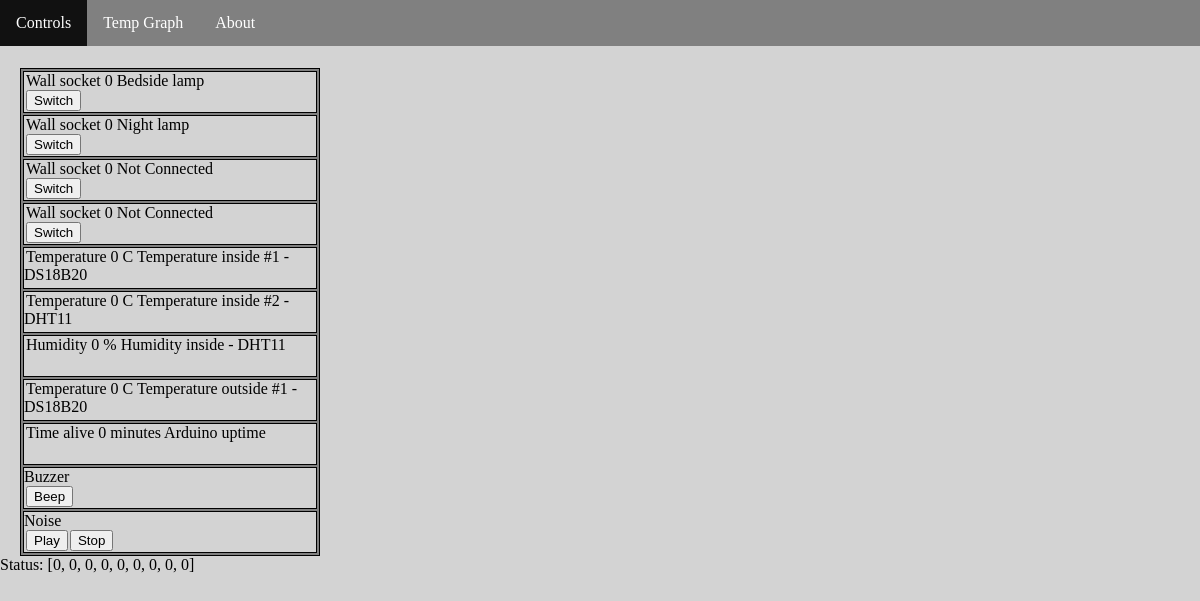
The page / on the database its author committed.
### tables this page shows
CREATE TABLE device (
                id INTEGER PRIMARY KEY ASC,
                name TEXT NOT NULL,
                unit TEXT,
                switchable BOOL NOT NULL,
                description TEXT
                );

### main.py (the view)
@app.route('/', methods=['GET', 'POST'])
def index():
    devices = read_devices_info()
    status = talk_to_ard(usbPort,b'6\n')
    if status == 1:
        print("Arduino not connected")
        status = [0]*9
    for device in devices:
        device['status'] = status[device['id']-1]
    print(devices)
    flash('Status: {}'.format(status))
    return render_template('index.html',devices = devices)

### inout.py (called while the page is built, shortened)
def talk_to_ard(usbPort, dataToSend):
    if os.path.exists(usbPort):
        ser = serial.Serial(
           port=usbPort,
           baudrate = 9600,
           parity=serial.PARITY_NONE,
           stopbits=serial.STOPBITS_ONE,
           bytesize=serial.EIGHTBITS,
           timeout=1)
    else:
        return(1)

### main.py (called while the page is built)
def get_db():
    if not g.get('db'):
        con = sqlite3.connect(app.config['DATABASE'])
        con.row_factory = sqlite3.Row
        g.db = con
    return g.db

def read_devices_info():
    cur = get_db().cursor()
    sqlQuery = "SELECT * FROM device;"
    cur.execute(sqlQuery)
    results = cur.fetchall()
    devices = []
    for row in results:
        devices.append(dict((cur.description[idx][0], value)
                for idx, value in enumerate(row)))
    return devices

### templates/index.html (shortened to what this page needs)
{% extends "skeleton.html" %}
{% block content %}
        <div id="mainbox">
        {% for device in devices %}
        {% if device['switchable'] == 'true' %}
        <div class="device_box">
        <div class="device_info">{{ device['name'] }} {{ device['status'] }} {{ device['description'] }}
        <form action="/switch" method="POST">
        <button class="device_button" type="submit">Switch</button>
        </form>
        </div>
        </div>
        {% else %}
        <div class="device_box">
        <div class="device_info">{{ device['name'] }} {{ device['status'] }} {{ device['unit'] }} {{ device['description'] }}
        </div>
        </div>
        {% endif %}
        {% endfor %}
        <div class="device_box">
        Buzzer
        <form action="/beep" method="POST">
        <button class="device_button" type="submit">Beep</button>
        </form>
        </div>
        <div class="device_box">
        Noise
        <form action="/playnoise" method="POST">
        <button class="device_button" type="submit">Play</button>
        </form>
        <form action="/stopnoise" method="POST">
        <button class="device_button" type="submit">Stop</button>
        </form>
        </div>
        </div>
        {% for message in get_flashed_messages() %}
        {{ message }}</br>
        {% endfor %}
{% endblock %}

### templates/skeleton.html (shortened to what this page needs)
<!DOCTYPE html>
<html>
	<head>
        <link rel="stylesheet" type="text/css" href="{{ url_for('static', filename='style.css') }}">
	</head>
	<body>
            <ul>
                <li><a href="/">Controls</a></li>
                <li><a href="/temp_graph">Temp Graph</a></li>
                <li><a href="#menu03">About</a></li>
            </ul>
        {% block content %}{% endblock %}
	</body>
</html>

### static/style.css (style rules this page uses)
body { background: lightgray; padding: 0px; padding-top: 50px; margin: 0px; }
ul { background: grey; position: fixed; overflow: hidden; top: 0; width: 100%; list-style-type: none; display: inline-block; margin: 0; padding: 0; overflow: hidden; }
li { float: left; }
li a { display: block; color: white; text-align: center; padding: 14px 16px; text-decoration: none; }
#mainbox { background: gray; width: 298px; border: solid 1px black; margin-left: 20px; }
div.device_box { background: lightgray; width:292px; height: 40px; border: solid 1px black; margin: 2px 2px; padding: 0px; }
button.device_button { float: left; margin-left: 2px; }
div.device_info { padding: 2px; display: inline; overflow: auto; }

### rows shown on the page
device: name "Wall socket", status "0", description "Bedside lamp"
device: name "Wall socket", status "0", description "Night lamp"
device: name "Wall socket", status "0", description "Not Connected"
device: name "Wall socket", status "0", description "Not Connected"
device: name "Temperature", status "0", unit "C", description "Temperature inside #1 - DS18B20"
device: name "Temperature", status "0", unit "C", description "Temperature inside #2 - DHT11"
device: name "Humidity", status "0", unit "%", description "Humidity inside - DHT11"
device: name "Temperature", status "0", unit "C", description "Temperature outside #1 - DS18B20"
device: name "Time alive", status "0", unit "minutes", description "Arduino uptime"

### other values the page prints
{{ message }} "Status: [0, 0, 0, 0, 0, 0, 0, 0, 0]"
